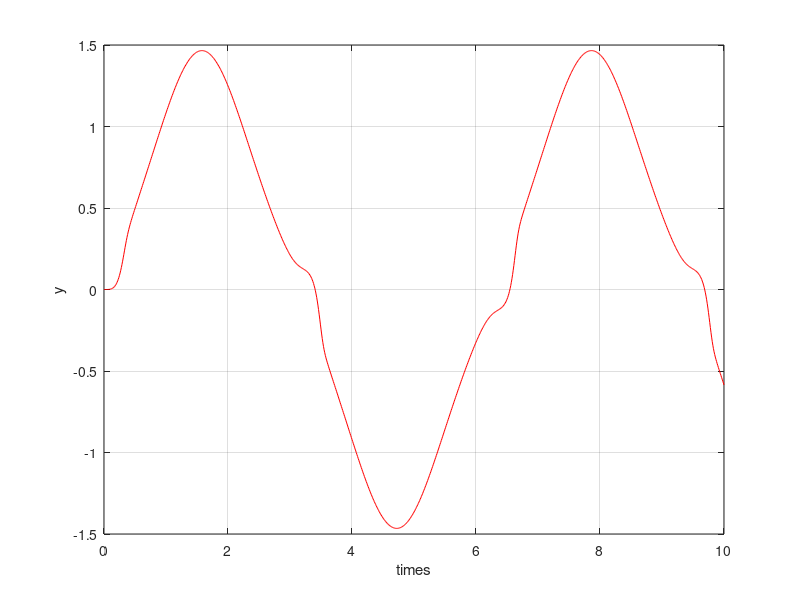
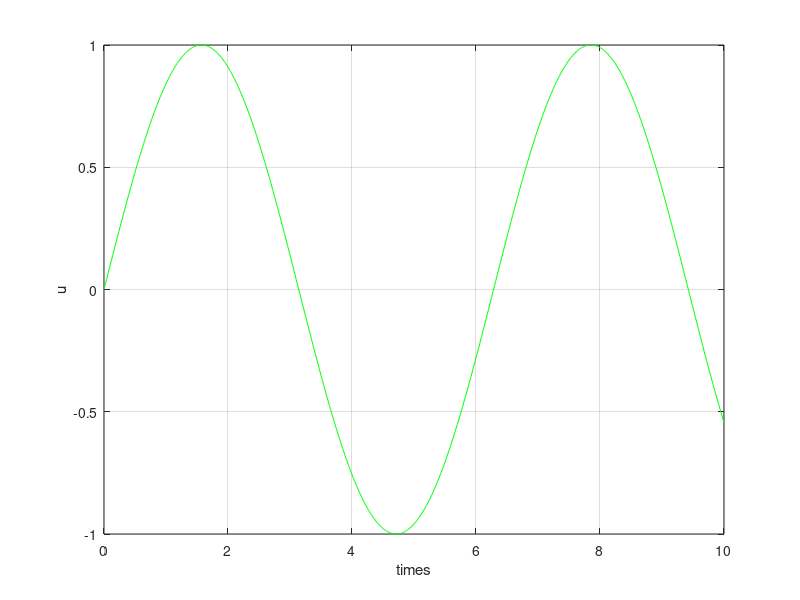
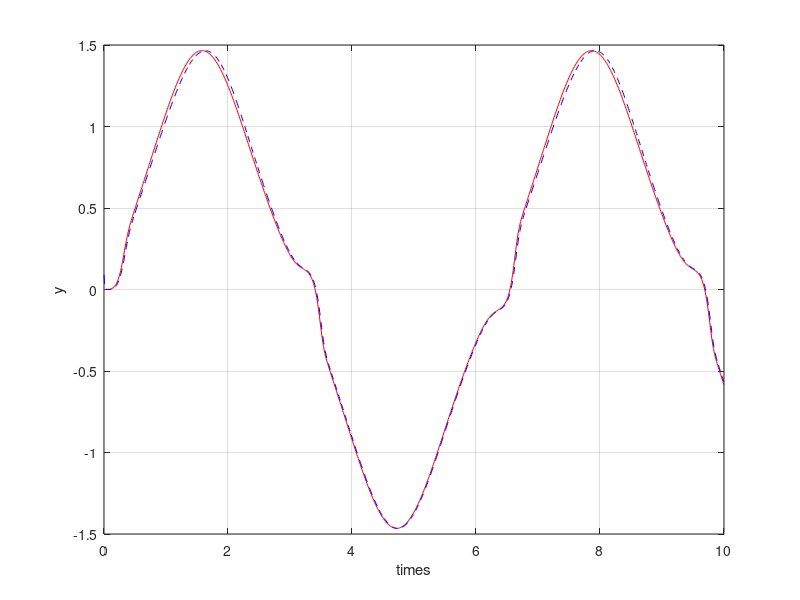
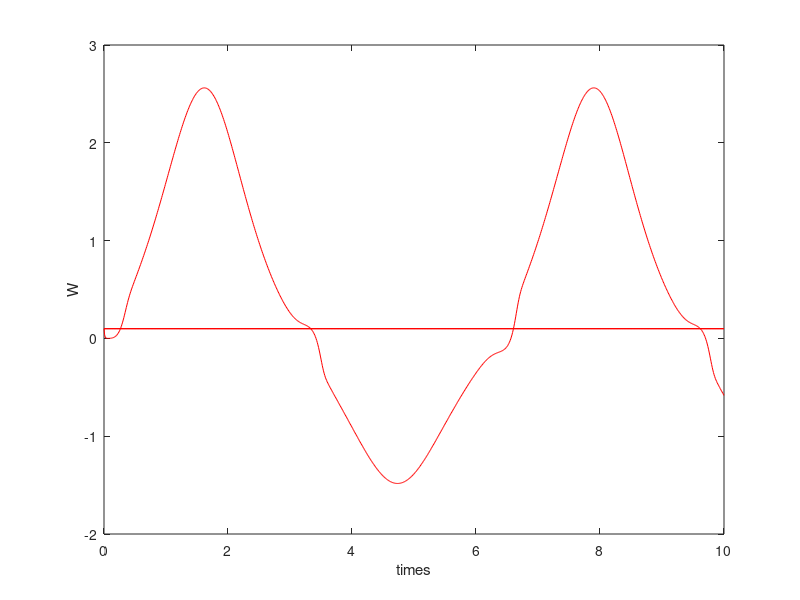

Source code (MATLAB) for these figures, in order:
%% Program dor system estimation using RBF neural networks.
%% Clear variables
clc, clear all, close all;

%% time definition
t_s = 0.01;
t_final = 10;
t = (0:t_s:t_final);

y(1) = 0;
u(1) = 0;

%% Memory values
y_1 = 0;
u_1 = 0;


%% number neurons
neurons = 5;
%% Matrix values for RBF
C_1 = linspace(-1,1,neurons);
C_2 = linspace(-1,1,neurons);

%% Internal values RBF
C_j = [C_1:C_2];
b_j = 3*ones(neurons,1);


%% Inital weigths
W = 0.1*ones(neurons,1);
h = zeros(neurons,1); 

%% Learnign rate
n = 0.8;

%% System model
for k = 1:length(t)
    
    %% Control signal
    u(k)= sin(t(k));
    y(k)=u_1^3+y_1/(1+y_1^2);
    x(:,k) = [u(k);y(k)];
    
    %% Neural network proyection
    for j=1:1:length(C_j)
        h(j)=exp(-norm(x(:,k)-C_j(:,j))^2/(2*b_j(j)*b_j(j))); %Hidden Layer
    end
    
    %% Neural network output;
    H(:,k) = h;
    y_estimate(:,k) = W(:,k)'*h;
    
    %% Error vector;
    error(k) = y(:,k)-y_estimate(:,k);
    
    %% delta change
    
    dh = n*error(k)*h;
    
    %% Adaptation law
    W(:,k+1) = W(:,k) + dh;
    %% System simualtion
    
    
    %% Last control value
    y_1 = y(k);
    u_1 = u(k);
end

figure(1);
plot(t,y,'r');
grid on;
xlabel('times');ylabel('y');

figure(2);
plot(t,u,'g');
grid on;
xlabel('times');ylabel('u');

% figure(3);
% plot(x,H,'b');
% grid on;
% xlabel('estado');ylabel('gauss');


figure(4);
plot(t,y,'r');
hold on;
plot(t,y_estimate,'--b');
grid on;
xlabel('times');ylabel('y');

figure(5);
plot(t,W(:,1:length(t)),'r');
hold on;
xlabel('times');ylabel('W');